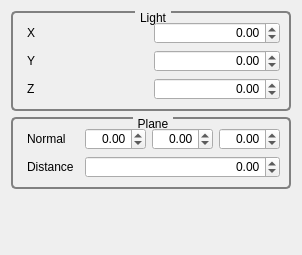
<?xml version="1.0" encoding="UTF-8"?>
<ui version="4.0">
 <class>GvQCustomEditor</class>
 <widget class="QWidget" name="GvQCustomEditor">
  <property name="geometry">
   <rect>
    <x>0</x>
    <y>0</y>
    <width>268</width>
    <height>255</height>
   </rect>
  </property>
  <property name="windowTitle">
   <string>Custom Editor</string>
  </property>
  <property name="styleSheet">
   <string>QGroupBox
{
     background-color: qlineargradient(x1: 0, y1: 0, x2: 0, y2: 1,
                                       stop: 0 #E0E0E0, stop: 1 #FFFFFF);
     border: 2px solid gray;
     border-radius: 5px;
     margin-top: 1ex; /* leave space at the top for the title */
 }

 QGroupBox::title
{
	 subcontrol-origin: margin;
     subcontrol-position: top center; /* position at the top center */
     padding: 0 3px;
     background-color: qlineargradient(x1: 0, y1: 0, x2: 0, y2: 1,
                                       stop: 0 #FFOECE, stop: 1 #FFFFFF);
 }

QLabel
{
	border-radius: 4px;
	padding: 2px;
 }
</string>
  </property>
  <layout class="QVBoxLayout" name="verticalLayout">
   <item>
    <widget class="QGroupBox" name="groupBox_2">
     <property name="title">
      <string>Light</string>
     </property>
     <layout class="QGridLayout" name="gridLayout_2">
      <item row="0" column="1">
       <widget class="QDoubleSpinBox" name="_lightXDoubleSpinBox">
        <property name="alignment">
         <set>Qt::AlignRight|Qt::AlignTrailing|Qt::AlignVCenter</set>
        </property>
        <property name="minimum">
         <double>-99.989999999999995</double>
        </property>
        <property name="singleStep">
         <double>0.100000000000000</double>
        </property>
       </widget>
      </item>
      <item row="1" column="0">
       <widget class="QLabel" name="label_5">
        <property name="text">
         <string>Y</string>
        </property>
       </widget>
      </item>
      <item row="1" column="1">
       <widget class="QDoubleSpinBox" name="_lightYDoubleSpinBox">
        <property name="alignment">
         <set>Qt::AlignRight|Qt::AlignTrailing|Qt::AlignVCenter</set>
        </property>
        <property name="minimum">
         <double>-99.989999999999995</double>
        </property>
        <property name="singleStep">
         <double>0.100000000000000</double>
        </property>
       </widget>
      </item>
      <item row="2" column="0">
       <widget class="QLabel" name="label_6">
        <property name="text">
         <string>Z</string>
        </property>
       </widget>
      </item>
      <item row="2" column="1">
       <widget class="QDoubleSpinBox" name="_lightZDoubleSpinBox">
        <property name="alignment">
         <set>Qt::AlignRight|Qt::AlignTrailing|Qt::AlignVCenter</set>
        </property>
        <property name="minimum">
         <double>-99.989999999999995</double>
        </property>
        <property name="singleStep">
         <double>0.100000000000000</double>
        </property>
       </widget>
      </item>
      <item row="0" column="0">
       <widget class="QLabel" name="label_4">
        <property name="text">
         <string>X</string>
        </property>
       </widget>
      </item>
     </layout>
    </widget>
   </item>
   <item>
    <widget class="QGroupBox" name="groupBox_3">
     <property name="title">
      <string>Plane</string>
     </property>
     <layout class="QGridLayout" name="gridLayout">
      <item row="0" column="0">
       <widget class="QLabel" name="label_14">
        <property name="text">
         <string>Normal</string>
        </property>
       </widget>
      </item>
      <item row="0" column="1">
       <widget class="QDoubleSpinBox" name="_clippingPlaneNormalXDoubleSpinBox">
        <property name="alignment">
         <set>Qt::AlignRight|Qt::AlignTrailing|Qt::AlignVCenter</set>
        </property>
        <property name="minimum">
         <double>-99.989999999999995</double>
        </property>
        <property name="singleStep">
         <double>0.100000000000000</double>
        </property>
       </widget>
      </item>
      <item row="0" column="2">
       <widget class="QDoubleSpinBox" name="_clippingPlaneNormalYDoubleSpinBox">
        <property name="alignment">
         <set>Qt::AlignRight|Qt::AlignTrailing|Qt::AlignVCenter</set>
        </property>
        <property name="minimum">
         <double>-99.989999999999995</double>
        </property>
        <property name="singleStep">
         <double>0.100000000000000</double>
        </property>
       </widget>
      </item>
      <item row="0" column="3">
       <widget class="QDoubleSpinBox" name="_clippingPlaneNormalZDoubleSpinBox">
        <property name="alignment">
         <set>Qt::AlignRight|Qt::AlignTrailing|Qt::AlignVCenter</set>
        </property>
        <property name="minimum">
         <double>-99.989999999999995</double>
        </property>
        <property name="singleStep">
         <double>0.100000000000000</double>
        </property>
       </widget>
      </item>
      <item row="1" column="0">
       <widget class="QLabel" name="label_8">
        <property name="text">
         <string>Distance</string>
        </property>
       </widget>
      </item>
      <item row="1" column="1" colspan="3">
       <widget class="QDoubleSpinBox" name="_clippingPlaneDistanceSpinBox">
        <property name="alignment">
         <set>Qt::AlignRight|Qt::AlignTrailing|Qt::AlignVCenter</set>
        </property>
        <property name="minimum">
         <double>-100.000000000000000</double>
        </property>
        <property name="maximum">
         <double>100.000000000000000</double>
        </property>
        <property name="singleStep">
         <double>0.100000000000000</double>
        </property>
       </widget>
      </item>
     </layout>
    </widget>
   </item>
   <item>
    <spacer name="verticalSpacer">
     <property name="orientation">
      <enum>Qt::Vertical</enum>
     </property>
     <property name="sizeHint" stdset="0">
      <size>
       <width>20</width>
       <height>60</height>
      </size>
     </property>
    </spacer>
   </item>
  </layout>
  <zorder>groupBox_2</zorder>
  <zorder>verticalSpacer</zorder>
  <zorder>groupBox_3</zorder>
  <zorder>label_14</zorder>
 </widget>
 <resources/>
 <connections/>
</ui>
